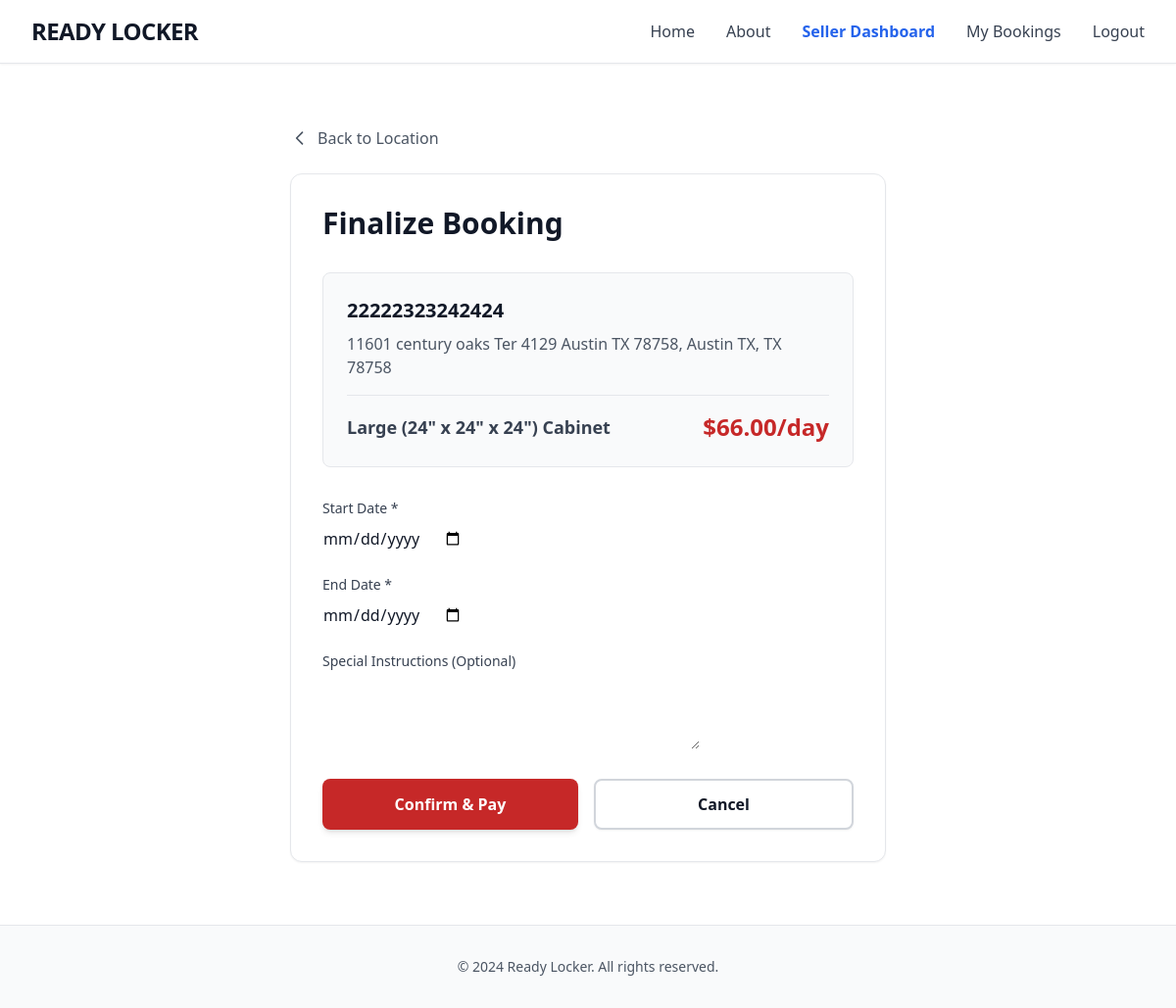
/book/12/large/ (signed in), run on the app's committed database.
### store/models.py (models this page shows, shortened)
class Location(models.Model):
    STATE_CHOICES = [
        ('AL', 'Alabama'), ('AK', 'Alaska'), ('AZ', 'Arizona'), ('AR', 'Arkansas'),
        ('CA', 'California'), ('CO', 'Colorado'), ('CT', 'Connecticut'), ('DE', 'Delaware'),
        ('DC', 'District of Columbia'), ('FL', 'Florida'), ('GA', 'Georgia'), ('HI', 'Hawaii'),
        ('ID', 'Idaho'), ('IL', 'Illinois'), ('IN', 'Indiana'), ('IA', 'Iowa'),
        ('KS', 'Kansas'), ('KY', 'Kentucky'), ('LA', 'Louisiana'), ('ME', 'Maine'),
        ('MD', 'Maryland'), ('MA', 'Massachusetts'), ('MI', 'Michigan'), ('MN', 'Minnesota'),
        ('MS', 'Mississippi'), ('MO', 'Missouri'), ('MT', 'Montana'), ('NE', 'Nebraska'),
        ('NV', 'Nevada'), ('NH', 'New Hampshire'), ('NJ', 'New Jersey'), ('NM', 'New Mexico'),
        ('NY', 'New York'), ('NC', 'North Carolina'), ('ND', 'North Dakota'), ('OH', 'Ohio'),
        ('OK', 'Oklahoma'), ('OR', 'Oregon'), ('PA', 'Pennsylvania'), ('RI', 'Rhode Island'),
        ('SC', 'South Carolina'), ('SD', 'South Dakota'), ('TN', 'Tennessee'), ('TX', 'Texas'),
        ('UT', 'Utah'), ('VT', 'Vermont'), ('VA', 'Virginia'), ('WA', 'Washington'),
        ('WV', 'West Virginia'), ('WI', 'Wisconsin'), ('WY', 'Wyoming')
    ]
    owner = models.ForeignKey(User, on_delete=models.CASCADE, null=True, blank=True, related_name="owned_locations")
    name = models.CharField(max_length=100)
    street_address = models.CharField(max_length=255, verbose_name="Street Address")
    city = models.CharField(max_length=100)
    state = models.CharField(max_length=2, choices=STATE_CHOICES)
    zip_code = models.CharField(max_length=10, verbose_name="Zip Code")
    description = models.TextField(blank=True)
    latitude = models.FloatField(default=0.0, blank=True)
    longitude = models.FloatField(default=0.0, blank=True)
    image = models.ImageField(upload_to='location_uploads/', blank=True, null=True)
    @property
    def address(self):
        return f"{self.street_address}, {self.city}, {self.state} {self.zip_code}"

class Locker(models.Model):
    SIZE_CHOICES = [
        ('small', 'Small (12" x 12" x 12")'),
        ('medium', 'Medium (18" x 18" x 18")'),
        ('large', 'Large (24" x 24" x 24")'),
        ('xlarge', 'Extra Large (30" x 30" x 30")'),
    ]
    STATUS_CHOICES = [
        ('available', 'Available'),
        ('occupied', 'Occupied'),
        ('maintenance', 'Under Maintenance'),
    ]
    locker_number = models.CharField(max_length=20, blank=True)
    location = models.ForeignKey(Location, on_delete=models.CASCADE, related_name='lockers')
    size = models.CharField(max_length=20, choices=SIZE_CHOICES)
    status = models.CharField(max_length=20, choices=STATUS_CHOICES, default='available')
    daily_price = models.DecimalField(max_digits=10, decimal_places=2, validators=[MinValueValidator(Decimal('0.01'))])
    description = models.TextField(blank=True)
    created_at = models.DateTimeField(auto_now_add=True)
    updated_at = models.DateTimeField(auto_now=True)
    image = models.ImageField(upload_to='uploads/', blank=True, null=True)
    class Meta:
        ordering = ['location', 'locker_number']

### store/views.py (the view)
# urls.py: path('book/<int:location_id>/<str:size>/', views.book_cabinet, name='book_cabinet'),
@login_required
def book_cabinet(request, location_id, size):
    location = get_object_or_404(Location, pk=location_id)
    locker = Locker.objects.filter(location=location, size=size, status='available').first()
    if not locker:
        messages.error(request, "Sorry, there are no longer lockers of that size available at this location.")
        return redirect('location_detail', pk=location_id)
    if request.method == "POST":
        form = BookingForm(request.POST)
        if form.is_valid():
            start_date = form.cleaned_data['start_date']
            end_date = form.cleaned_data['end_date']
            overlapping = Booking.objects.filter(
                locker=locker, status__in=['pending', 'active'],
                start_date__lte=end_date, end_date__gte=start_date
            ).exists()
            if overlapping:
                messages.error(request, "This specific unit became unavailable. Please try again.")
                return redirect('location_detail', pk=location_id)
            booking = form.save(commit=False)
            booking.user = request.user
            booking.locker = locker
            booking.total_price = booking.calculate_total_price()
            booking.save()
            if start_date <= date.today():
                locker.status = 'occupied'
                locker.save()
            messages.success(request, f"Locker booked successfully! Unit #{locker.locker_number} assigned.")
            return redirect('my_bookings')
    else:
        form = BookingForm()
    context = {'location': location, 'locker_size': dict(Locker.SIZE_CHOICES).get(size), 'price': locker.daily_price, 'form': form}
    return render(request, 'book_locker.html', context)

### store/forms.py (shortened to what this page needs)
class BookingForm(forms.ModelForm):
    start_date = forms.DateField(
        widget=forms.DateInput(attrs={'type': 'date', 'class': 'form-control', 'min': str(date.today())}),
        help_text='Select your booking start date'
    )
    end_date = forms.DateField(
        widget=forms.DateInput(attrs={'type': 'date', 'class': 'form-control', 'min': str(date.today())}),
        help_text='Select your booking end date'
    )
    special_instructions = forms.CharField(
        widget=forms.Textarea(attrs={'class': 'form-control', 'rows': 3}),
        required=False,
        help_text='Any special instructions or notes (optional)'
    )
    class Meta:
        model = Booking
        fields = ['start_date', 'end_date', 'special_instructions']

### store/templates/book_locker.html (shortened to what this page needs)
{% extends 'base.html' %}
{% block content %}
<div class="max-w-2xl mx-auto px-4 sm:px-6 lg:px-8 py-16">
  <a href="{% url 'location_detail' location.id %}" class="inline-flex items-center text-gray-600 hover:text-primary transition-colors mb-6">
    <svg class="w-5 h-5 mr-2" fill="none" stroke="currentColor" viewBox="0 0 24 24"><path stroke-linecap="round" stroke-linejoin="round" stroke-width="2" d="M15 19l-7-7 7-7" /></svg>
    Back to Location
  </a>
  <div class="bg-white border border-gray-200 rounded-xl p-8 shadow-sm">
    <h1 class="text-3xl font-bold mb-8 text-gray-900">Finalize Booking</h1>
    <div class="bg-gray-50 rounded-lg p-6 mb-8 border border-gray-200">
      <h2 class="text-xl font-bold mb-2 text-gray-900">{{ location.name }}</h2>
      <p class="text-gray-600 mb-1">{{ location.address }}</p>
      <div class="mt-4 pt-4 border-t border-gray-200 flex justify-between items-center">
          <span class="font-bold text-lg text-gray-700">{{ locker_size }} Cabinet</span>
          <span class="text-2xl font-bold text-primary">${{ price }}/day</span>
      </div>
    </div>
    <form method="POST">
      <div class="mb-6">
        <label for="id_start_date" class="block text-sm font-medium mb-2 text-gray-700">Start Date *</label>
        {{ form.start_date }}
      </div>
      <div class="mb-6">
        <label for="id_end_date" class="block text-sm font-medium mb-2 text-gray-700">End Date *</label>
        {{ form.end_date }}
      </div>
      <div class="mb-6">
        <label for="id_special_instructions" class="block text-sm font-medium mb-2 text-gray-700">Special Instructions (Optional)</label>
        {{ form.special_instructions }}
      </div>
      <div class="flex flex-col sm:flex-row gap-4">
        <button type="submit" class="flex-1 bg-primary hover:bg-red-700 text-white py-3 rounded-lg font-semibold transition-colors shadow-md">Confirm & Pay</button>
        <a href="{% url 'location_detail' location.id %}" class="flex-1 bg-white hover:bg-gray-50 text-gray-900 text-center py-3 rounded-lg font-semibold transition-colors border-2 border-gray-300 shadow-sm">Cancel</a>
      </div>
    </form>
  </div>
</div>
{% endblock %}

### data on the page
Location: name "22222323242424", address "11601 century oaks Ter 4129 Austin TX 78758, Austin TX, TX 78758"
Locker: daily_price "66.00"

### other printed values
{{ locker_size }} "Large (24\" x 24\" x 24\")"
